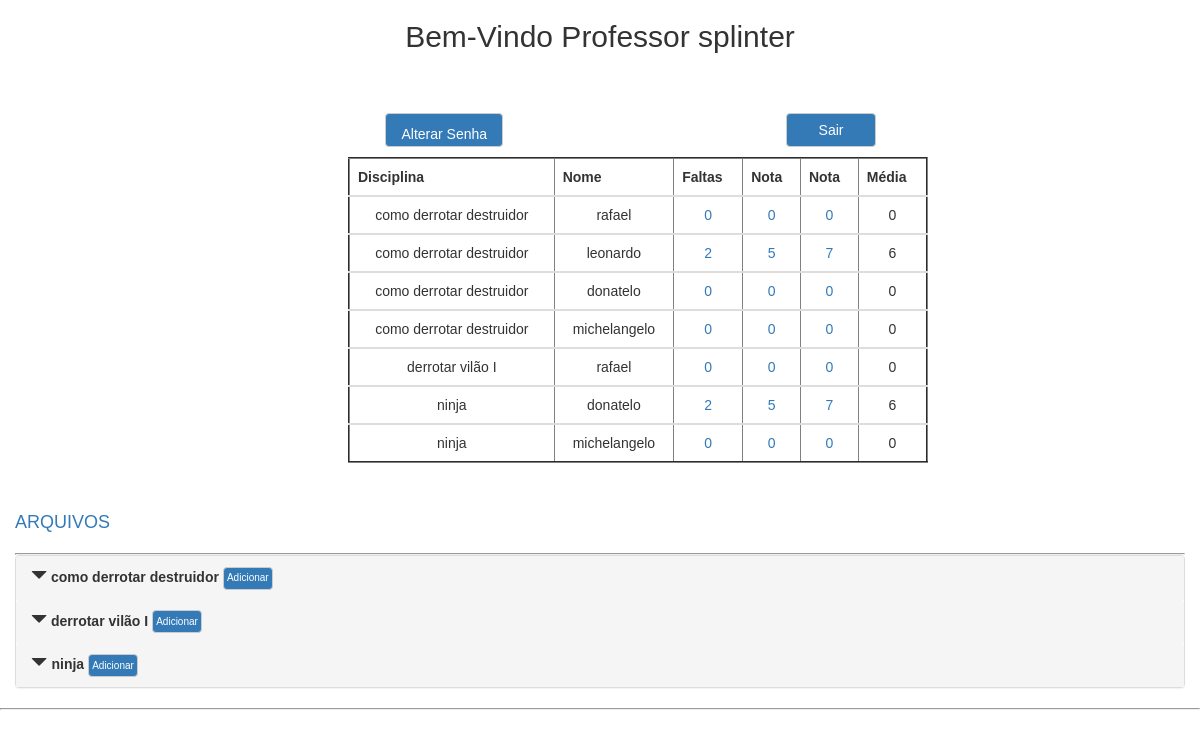
The app's page /prof.php (signed in) with its own data.
### tables this page shows
CREATE TABLE `notas` (
  `id` int(11) NOT NULL,
  `id_usuario` varchar(12) NOT NULL,
  `id_materia` int(11) NOT NULL,
  `faltas` int(11) NOT NULL DEFAULT '0',
  `p1` float NOT NULL DEFAULT '0',
  `p2` float NOT NULL DEFAULT '0'
);

CREATE TABLE `materias` (
  `id` int(11) NOT NULL,
  `sigla` char(4) DEFAULT NULL,
  `nome` varchar(25) NOT NULL,
  `curso` varchar(25) NOT NULL
);

CREATE TABLE `usuarios` (
  `login` varchar(12) NOT NULL,
  `nome` varchar(50) NOT NULL,
  `email` varchar(50) NOT NULL,
  `tipo` smallint(6) NOT NULL,
  `ativo` smallint(6) DEFAULT NULL,
  `senha` varchar(20) NOT NULL
);

### prof.php (the view, shortened to what this page needs)
<!DOCTYPE html>
<html lang="pt-br">
	<head>
		<link href="css/bootstrap.min.css" rel="stylesheet"/>
		<link href="css/style.css" type="text/css" rel="stylesheet" />
		<link rel="stylesheet" type="text/css" href="css/jquery-ui.css" media="all"/>
	</head>
<body>
	<header>
		<h2 class="text-center"> Bem-Vindo Professor  <?php echo $_SESSION['login'];
		?>
		</h2>
			<div class="container-fluid">
				<div class="row">
					<div class="col-md-6">
						<ul class="nav nav-pills">
							<li role="presentation"><a href="#" data-toggle="modal" data-target="#myModal" class="btn btn-default" id="altersenhaprof">Alterar Senha</a></li>
						</ul>
					</div>
					<div class="col-md-6">
						<form action="" method="POST">
							<input type="submit" name="logout" value="Sair" id="logoutprof" class="btn btn-default" />
						</form>
					</div>
				</div>
			</div>
	</header>
<?php
		$conexao = mysqli_connect('localhost','admin','123456') or die ("ERRO: ao tentar conexão");
		$sql = "SELECT usuarios.login, usuarios.nome,notas.id AS idnota , materias.nome AS matname,notas.p1,notas.p2,notas.faltas FROM notas JOIN usuarios ON id_usuario=login JOIN materias ON id_materia = materias.id WHERE tipo='2' AND ativo='1' ORDER BY materias.nome";
		$res = mysqli_query($conexao,$sql) or die("A consulta falhou:". mysqli_error($conexao)."<br/>SQL:".$sql);
			echo"<table class='table table-hover text-center' border='2'>
			<tr><th>Disciplina</th><th>Nome</th><th>Faltas</th><th>Nota</th><th>Nota</th><th>Média</th></thead>";
			While($cmp = mysqli_fetch_array($res)){
				echo"<tbody><tr><td>".utf8_encode($cmp['matname'])."</td><td>".utf8_encode($cmp['nome'])."</td>
					<td><a data-toggle='tooltip' title='Alterar Faltas' href='faltas.php?falta=".$cmp["idnota"]."'>".$cmp['faltas']."</a></td>
					<td><a data-toggle='tooltip' title='Alterar Nota' href='nota1.php?idnota=".$cmp["idnota"]."'>".$cmp['p1']."</a></td>
					<td><a data-toggle='tooltip' title='Alterar Nota'  href='nota2.php?idnota2=".$cmp["idnota"]."'>".$cmp['p2']."</a></td>
					<td>".($cmp['p1']+$cmp['p2'])/2 ."</td></tr></tbody>";
					} echo"</table></br>";
?>
<div class="container-fluid">
	<h4><font color="337ab7">ARQUIVOS</font></h4>
	<hr style="margin-bottom: 0px">
	<div class="row">
		<div class="col-md-12" id="containerprof">
			<div class="panel-group" id="panel-1">
				<div class="panel panel-default">
					<div class="panel-heading">
						<a class="panel-title collapsed" data-toggle="collapse" data-parent="#panel-56026" href="#panel-element-1"><span class="glyphicon glyphicon-triangle-bottom" aria-hidden="true" ></span></a> <b>como derrotar destruidor</b>
						<button type="button" class="btn btn-default" id="adicionarprof" >Adicionar</button>
					</div>
					<div class="panel-heading">
						<a class="panel-title collapsed" data-toggle="collapse" data-parent="#panel-56026" href="#panel-element-2"> <span class="glyphicon glyphicon-triangle-bottom" aria-hidden="true" ></span></a> <b>derrotar vilão I</b>
						<button type="button" class="btn btn-default" id="adicionarprof" >Adicionar</button>
					</div>
					<div class="panel-heading">
						   <a class="panel-title collapsed" data-toggle="collapse" data-parent="#panel-56026" href="#panel-element-3"> <span class="glyphicon glyphicon-triangle-bottom" aria-hidden="true" ></span>
						</a> <b>ninja</b>
						<button type="button" class="btn btn-default" id="adicionarprof" >Adicionar</button>
					</div>
				</div>
			</div>
		</div>
	</div>
</div>
	<hr style="margin-top: 0px">
</body>
</html>

### css/style.css (style rules this page uses)
body { font-family:arial; overflow:scroll; }
table { margin: 0 0 0 0; }
.table-hover { position:relative; left: 1%; width: 580px; }
.table { margin-left: 28%; }
#logoutprof { position: relative; left: 30%; margin-bottom: 10px; width: 90px; }
#altersenhaprof { position: relative; left: 315%; margin-bottom: 10px; height: 34px; }
.btn-default { background-color: #337ab7; color: white; }
.h2, h2 { margin-bottom: 60px; }
hr { border-style: inset; border-width: 1px; }
#adicionarprof { font-size: 10px; width: 50px; height: 23px; padding: 0px; }

### records on screen
notas: id_materia.nome "como derrotar destruidor", id_usuario.nome "rafael", faltas "0", p1 "0", p2 "0", ($cmp['p1']+$cmp['p2'])/2 "0"
notas: id_materia.nome "como derrotar destruidor", id_usuario.nome "leonardo", faltas "2", p1 "5", p2 "7", ($cmp['p1']+$cmp['p2'])/2 "6"
notas: id_materia.nome "como derrotar destruidor", id_usuario.nome "donatelo", faltas "0", p1 "0", p2 "0", ($cmp['p1']+$cmp['p2'])/2 "0"
notas: id_materia.nome "como derrotar destruidor", id_usuario.nome "michelangelo", faltas "0", p1 "0", p2 "0", ($cmp['p1']+$cmp['p2'])/2 "0"
notas: id_materia.nome "derrotar vilão I", id_usuario.nome "rafael", faltas "0", p1 "0", p2 "0", ($cmp['p1']+$cmp['p2'])/2 "0"
notas: id_materia.nome "ninja", id_usuario.nome "donatelo", faltas "2", p1 "5", p2 "7", ($cmp['p1']+$cmp['p2'])/2 "6"
notas: id_materia.nome "ninja", id_usuario.nome "michelangelo", faltas "0", p1 "0", p2 "0", ($cmp['p1']+$cmp['p2'])/2 "0"

### other values on screen
$_SESSION['login'] "splinter"
